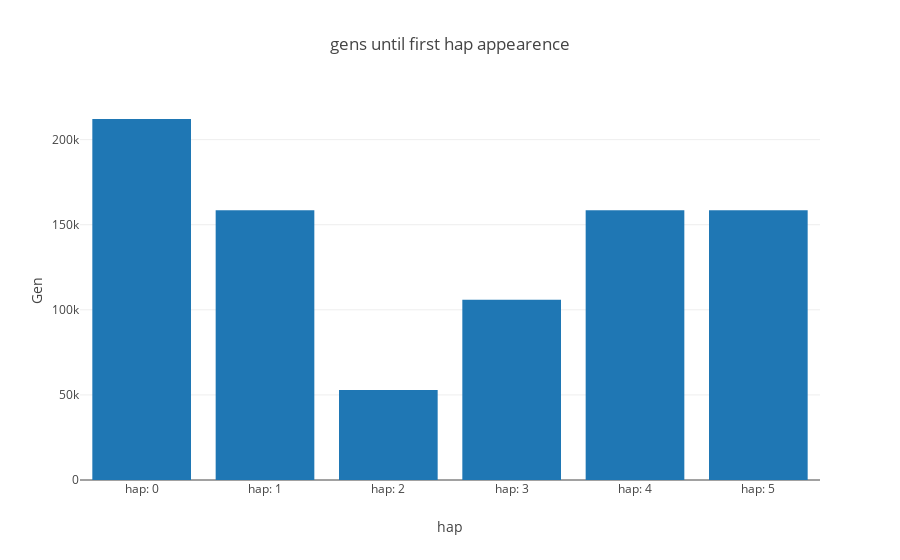

The code cell stored with this chart in its notebook:
### Code cell
def plot_InfSites_gens(mrcas,point_up,root_lib,range_theta,Theta,height= 500,width= 900):
    
    from structure_tools.Coal_tools import tree_descent
    
    hap_frame= [[''.join([str(x) for x in z])] for z in mrcas]
    hap_frame= list(range(len(Anc_poss)))

    hap_frame= pd.DataFrame(hap_frame,columns= ['hap_id'])
    hap_frame["hap"]= [''.join([str(x) for x in z]) for z in mrcas]
    
    Ncols= 1
    titles= [''.join([str(x) for x in y]) for y in mrcas]
    
    fig= []
    vals= []

    for gp in range(len(titles)):
        
        title= titles[gp]

        sink, starters= get_sinks(mrcas[gp],root_lib,point_up)
        
        t1 = time.time()
        if len(starters):
        
            #node_weigths, paths_reverse = tree_descent(root_lib,point_up,sink,init= starters,Theta= thet)

            #probe_rec= node_weigths[0][0]

            node_weigths, paths_reverse, node_bins, paths_vector = tree_descent_gen(root_lib,point_up,sink,Theta= Theta,mu= mut_rate)
            
            paths_vector= paths_reverse[0][0]
            average_gen= np.mean(paths_vector)
            
            vals.append(average_gen)
    
    
    fig = [go.Bar(
        x= ['hap: {}'.format(x) for x in range(len(titles))],
        y= vals
    )]
            
    
    layout = go.Layout(
        title= 'gens until first hap appearence',
        barmode='group',
        xaxis= dict(
            title= 'hap'
        ),
        yaxis= dict(
            title= 'Gen'
        )
    )
    
    Figure= go.Figure(data= fig, layout= layout)
    
    hap_frame['t']= [round(c,3) for c in vals]
    
    return hap_frame, Figure



sink= max(root_lib.keys())

if 0 not in root_lib[sink].keys():
    while 0 not in root_lib[sink].keys():
        sink -= 1


Anc_poss= root_lib[sink][-2]

hap_frame, fig_gens= plot_InfSites_gens(Anc_poss,point_up,root_lib,range_theta,Theta= Theta,height= 500,width= 900)

iplot(fig_gens)

### Figure 1 — Plotly figure (JSON) as saved in the notebook; plotly's stock layout.template omitted (floating-point values rounded to 4 significant figures)
{"data": [{"type": "bar", "uid": "ef465789-2df3-4030-bde5-4a268ba373bd", "x": ["hap: 0", "hap: 1", "hap: 2", "hap: 3", "hap: 4", "hap: 5"], "y": [212100.0, 158500.0, 52900.0, 105900.0, 158500.0, 158500.0]}], "layout": {"barmode": "group", "title": "gens until first hap appearence", "xaxis": {"title": "hap"}, "yaxis": {"title": "Gen"}}}
